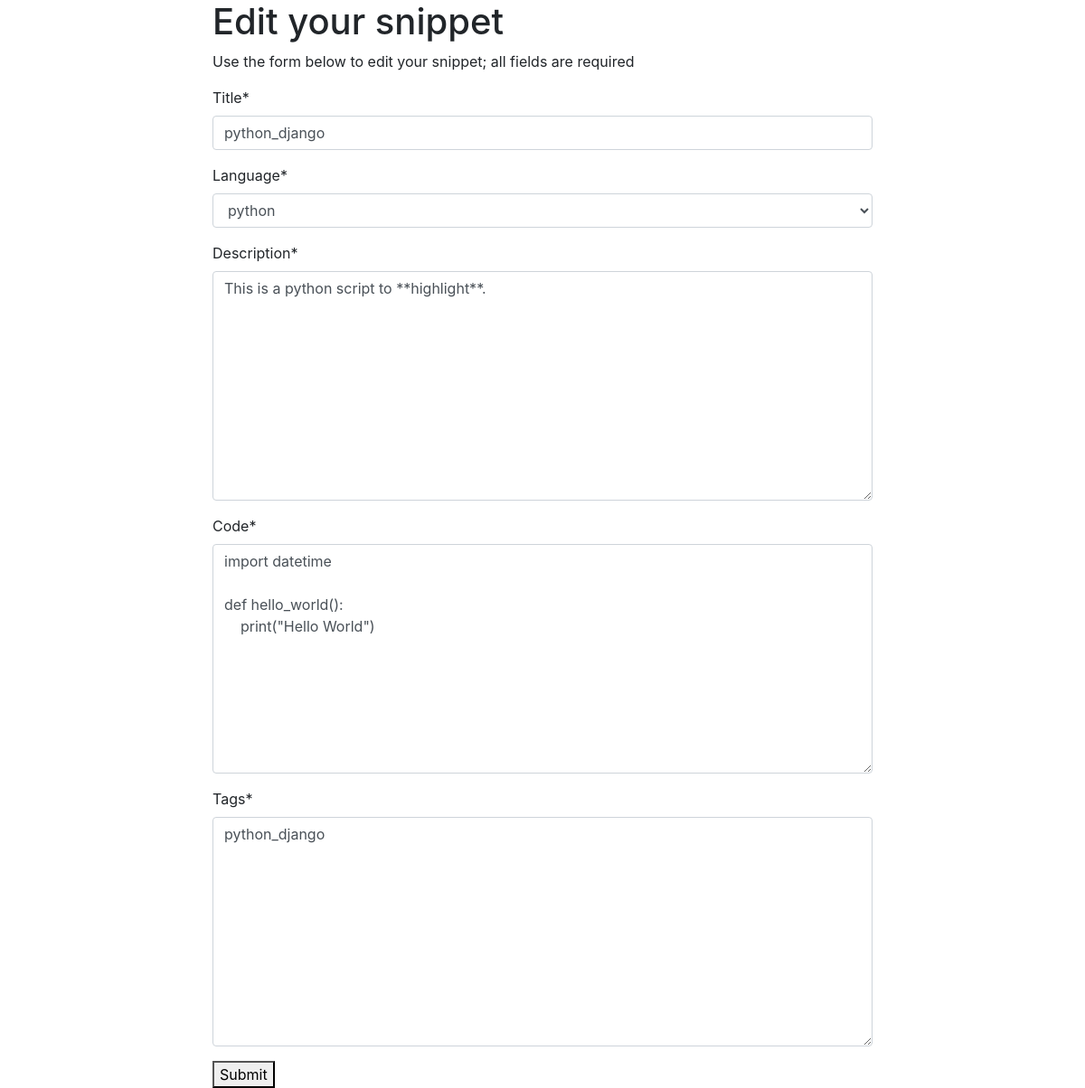
The app's page /edit/1/ (signed in) with its own data.
### cab/models.py (models this page shows, shortened)
class Snippet(models.Model):
    objects = SnippetManager()
    title = models.CharField(max_length=225)
    language = models.ForeignKey(Language, on_delete=models.CASCADE)
    author = models.ForeignKey(User, on_delete=models.CASCADE)
    description = models.TextField()
    description_html = models.TextField(editable=False)
    code = models.TextField()
    highlighted_code = models.TextField(editable=False)
    tags = TagField()
    pub_date = models.DateTimeField(editable=False)
    updated_date = models.DateTimeField(editable=False)
    class Meta:
        ordering = ["-pub_date"]

### cab/views.py (the view)
# urls.py: path('edit/<int:snippet_id>/', edit_snippet, name='edit_snippet'),
def edit_snippet(request, snippet_id):
    snippet = get_object_or_404(Snippet, id=snippet_id)
    if request.user.id != snippet.author.id:
        return HttpResponseForbidden()
    if request.method == "POST":
        form = SnippetForm(instance=snippet, data=request.POST)
        if form.is_valid():
            snippet = form.save()
            return HttpResponseRedirect(snippet.get_absolute_url())
    else:
        form = SnippetForm(instance=snippet)
        return render(request, 'cab/add_snippet.html', {"form": form, 'add':
                                                        False})

### cab/forms.py
class SnippetForm(ModelForm):
    class Meta:
        model = Snippet
        exclude = ['author', ]

### cab/models.py (called while the page is built)
    def __str__(self):
        return self.name

### cab/templates/cab/add_snippet.html (shortened to what this page needs)
{% extends 'base.html' %}
{% load crispy_forms_tags %}
{% block content %}
<h1>{% if add %}Add a{% else %}Edit your{% endif %} snippet</h1>
<p>Use the form below to {% if add %}add{% else %}edit {% endif %}
  your snippet; all fields are required</p>
<form method="POST">
  {{ form|crispy }}
  <button type="submit">Submit</button>
</form>
{% endblock content %}

### records on screen
Snippet: title "python_django", language "python", description "This is a python script to **highlight**.", code "import datetime def hello_world(): print(\"Hello World\")", tags "python_django"
